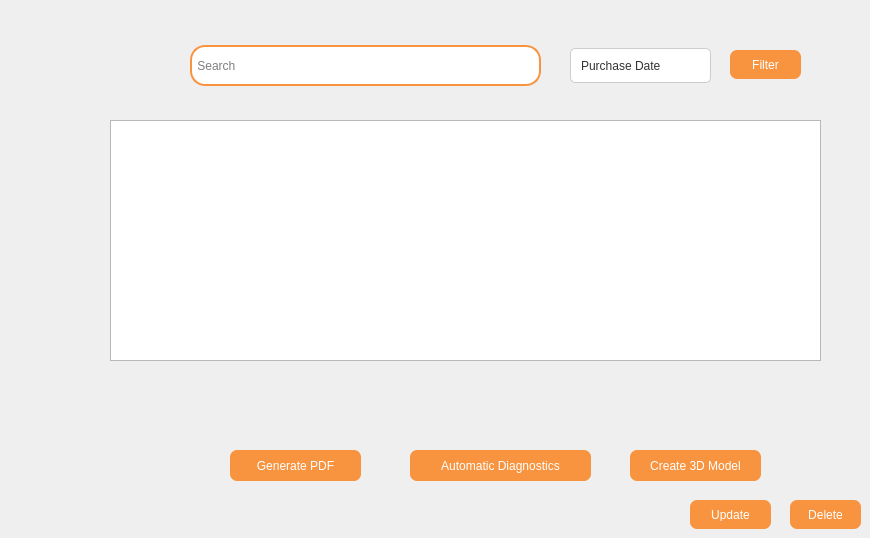
      <widget class="QWidget" name="tab_22">
       <property name="enabled">
        <bool>true</bool>
       </property>
       <attribute name="icon">
        <iconset resource="image.qrc">
         <normaloff>:/image/ressource/list.png</normaloff>:/image/ressource/list.png</iconset>
       </attribute>
       <attribute name="title">
        <string>List Of Equipments</string>
       </attribute>
       <widget class="QLineEdit" name="lineEdit_43">
        <property name="geometry">
         <rect>
          <x>190</x>
          <y>45</y>
          <width>351</width>
          <height>41</height>
         </rect>
        </property>
        <property name="styleSheet">
         <string notr="true">#lineEdit_43{
  border: 2px solid #F8943F;
  border-radius: 15px;
}</string>
        </property>
        <property name="placeholderText">
         <string> Search</string>
        </property>
       </widget>
       <widget class="QLabel" name="label_84">
        <property name="geometry">
         <rect>
          <x>500</x>
          <y>50</y>
          <width>31</width>
          <height>31</height>
         </rect>
        </property>
        <property name="text">
         <string/>
        </property>
        <property name="pixmap">
         <pixmap resource="image.qrc">:/image/ressource/rech.png</pixmap>
        </property>
        <property name="scaledContents">
         <bool>true</bool>
        </property>
       </widget>
       <widget class="QComboBox" name="comboBox_16">
        <property name="geometry">
         <rect>
          <x>570</x>
          <y>48</y>
          <width>141</width>
          <height>35</height>
         </rect>
        </property>
        <property name="styleSheet">
         <string notr="true">QComboBox {
    background-color: white; 
    border: 1px solid #cccccc; 
    border-radius: 5px; 
    padding: 5px 10px; 
    font: 14px &quot;Arial&quot;; 
    color: #333333;
}

QComboBox::drop-down {
    subcontrol-origin: padding;
    subcontrol-position: top right;
    width: 20px;
    border-left: 1px solid #cccccc; /* Divider between text and arrow */
	border-left:none;
}

QComboBox::down-arrow {
    image: url(../../ressource/icon.png); /* Custom arrow icon */
    width: 10px;
    height: 10px;
	
}

QComboBox QAbstractItemView {
    border: 1px solid #cccccc; /* Border for dropdown */
    background-color: #ffffff; /* White background for the list */
    selection-background-color: #0078d7; /* Blue background for selected item */
    selection-color: #ffffff; /* White text for selected item */
	
}</string>
        </property>
        <item>
         <property name="text">
          <string>Purchase Date</string>
         </property>
        </item>
        <item>
         <property name="text">
          <string>Price</string>
         </property>
        </item>
       </widget>
       <widget class="QPushButton" name="pushButton_86">
        <property name="geometry">
         <rect>
          <x>730</x>
          <y>50</y>
          <width>71</width>
          <height>29</height>
         </rect>
        </property>
        <property name="styleSheet">
         <string notr="true">#pushButton_86{
padding: 8px 16px;
  background-color: #F8943F;
  color: white;
  border: none;
  border-radius: 7px;
}
#pushButton_86:hover{
background-color: #dd914f;}</string>
        </property>
        <property name="text">
         <string>Filter</string>
        </property>
       </widget>
       <widget class="QPushButton" name="pushButton_87">
        <property name="geometry">
         <rect>
          <x>410</x>
          <y>450</y>
          <width>181</width>
          <height>31</height>
         </rect>
        </property>
        <property name="styleSheet">
         <string notr="true">#pushButton_87
{
padding: 8px 16px;
  background-color: #F8943F;
  color: white;
  border: none;
  border-radius:7px;
}
#pushButton_87:hover{
background-color: #dd914f;}</string>
        </property>
        <property name="text">
         <string>Automatic Diagnostics</string>
        </property>
       </widget>
       <widget class="QPushButton" name="pushButton_88">
        <property name="geometry">
         <rect>
          <x>230</x>
          <y>450</y>
          <width>131</width>
          <height>31</height>
         </rect>
        </property>
        <property name="styleSheet">
         <string notr="true">#pushButton_88
{
padding: 8px 16px;
  background-color: #F8943F;
  color: white;
  border: none;
  border-radius: 7px;
}
#pushButton_88:hover{
background-color: #dd914f;}</string>
        </property>
        <property name="text">
         <string>Generate PDF</string>
        </property>
       </widget>
       <widget class="QPushButton" name="pushButton_89">
        <property name="geometry">
         <rect>
          <x>690</x>
          <y>500</y>
          <width>81</width>
          <height>29</height>
         </rect>
        </property>
        <property name="styleSheet">
         <string notr="true">#pushButton_89
{
padding: 8px 16px;
  background-color: #F8943F;
  color: white;
  border: none;
  border-radius: 7px;
}
#pushButton_89:hover{
background-color: #dd914f;}</string>
        </property>
        <property name="text">
         <string>Update</string>
        </property>
       </widget>
       <widget class="QPushButton" name="pushButton_90">
        <property name="geometry">
         <rect>
          <x>790</x>
          <y>500</y>
          <width>71</width>
          <height>29</height>
         </rect>
        </property>
        <property name="styleSheet">
         <string notr="true">#pushButton_90
{
padding: 8px 16px;
  background-color: #F8943F;
  color: white;
  border: none;
  border-radius: 7px;
}
#pushButton_90:hover{
background-color: #dd914f;}</string>
        </property>
        <property name="text">
         <string>Delete</string>
        </property>
       </widget>
       <widget class="QPushButton" name="pushButton_91">
        <property name="geometry">
         <rect>
          <x>630</x>
          <y>450</y>
          <width>131</width>
          <height>31</height>
         </rect>
        </property>
        <property name="styleSheet">
         <string notr="true">#pushButton_91
{
padding: 8px 16px;
  background-color: #F8943F;
  color: white;
  border: none;
  border-radius:7px;
}
#pushButton_91:hover{
background-color: #dd914f;}</string>
        </property>
        <property name="text">
         <string>Create 3D Model</string>
        </property>
       </widget>
       <widget class="QTableView" name="tableView_2">
        <property name="geometry">
         <rect>
          <x>110</x>
          <y>120</y>
          <width>711</width>
          <height>241</height>
         </rect>
        </property>
       </widget>
      </widget>
